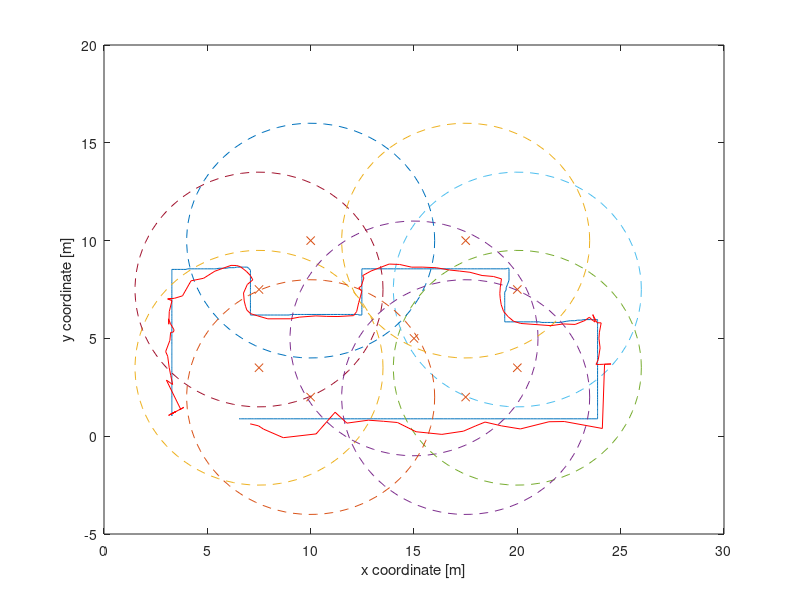

MATLAB code to generate this figure:
%%%%%%%%%%%%%%%%%%%%%%%%%%%%%%%%%%%%%%%%%%%%%%%%%%%%
%EKF tracking 2D with P model and RSSI measurements%
%%%%%%%%%%%%%%%%%%%%%%%%%%%%%%%%%%%%%%%%%%%%%%%%%%%%
clear all;
close all;
clc;
%% load the trajectory
%file = load('trajectory.mat');
%file = load('hard2.mat');
file = load('easy2.mat');
X = file.X;

N = size(X,1);

%% define the positions of the sensors
radius = 6;% this is how far the sensor can work 
s = [7.5,3.5;   ...
     15,5;      ...
     20,3.5;    ...
     20,7.5;    ...
     7.5,7.5;   ...
     10,10;     ...
     10,2;      ...
     17.5,10;   ...
     17.5,2;    ...
    ];

% define polling query of sensors
dt = 5;
% number of sensors
p = size(s,1);
% dimension of the states : 2D motion x,y
n = 2;


%% plot the trajectory and sensors position
figure;
plot(X(:,1),X(:,2));
hold on;
plot(s(:,1),s(:,2), 'x');
t = linspace(0,2*pi);
for j=1:size(s,1)
    plot(radius*cos(t)+s(j,1),radius*sin(t)+s(j,2),'--');
end



%% define the matrix of motion equation
F = [1,0 ; 0,1]; % brownian motion

%% process covariance
Ex = eye(n);%*accel_noise_mag;

%% output covariance : each sensor has its own uncertainty and it's uncorrelated with the others
Ez = eye(p)*0.1;

%ATTENZIONE : 
%y = awgn(x,snr);
%variance = 10^(-snr/10);
%noise = sqrt(variance)*randn(size(x));

%% Initialization
x_hat = X(1,:)';
P = Ex;
prediction = x_hat';
%% parameters of the measurement model (taken from Peerapong et.Al)
Pd_0 = 3.0; % RSSI value at 1m [dBm]
R_0  = 1.0; % reference or breakpoint distance [m] 
l = 3.0;    % path loss exponent

%% Kalman filter

%% Simulate noised measurements
distances = zeros(size(s,1),N);
noised_distances = zeros(size(s,1),N);
for t=1:N
     for k=1:size(s,1)
         distances(k,t) = sqrt((X(t,1)-s(k,1)).^2 + (X(t,2)-s(k,2)).^2);
         radio_power(k,t) = Pd_0 - 5*l*log10(distances(k,t));
         if distances(k,t) > radius
             distances(k,t) = 0;
             noised_radio_power(k,t) = 0;
         else
             noised_distances(k,t) = awgn(distances(k,t),10);
             %noised_radio_power(k,t) = radio_power(k,t) + sqrt(1)*randn(1); %Pd_0 - 5*l*log10(distances(k,t)) - power_noise;
             noised_radio_power(k,t) = awgn(radio_power(k,t),10);
             %noised_radio_power(k,t) = radio_power(k,t) + sqrt(1)*randn(1); %Pd_0 - 5*l*log10(distances(k,t)) - power_noise;
             %noised_radio_power(k,t) = Pd_0 - 5*l*log10(noised_distances(k,t));

         end
         
     end
end

%% output covariance : each sensor has its own uncertainty and it's uncorrelated with the others
%Ez = eye(p) * 10^4.565; % (from Perong et.Al)


number_est = 1;
dist_max = 0;
for t=1:dt:N

    z = noised_distances(:,t);
    z = noised_radio_power(:,t);
    h = zeros(size(s,1),1);
    for k=1:size(s,1)
        if z(k) ~=0
            h(k) = sqrt((x_hat(1) - s(k,1)).^2 + (x_hat(2) - s(k,2)).^2);
            h(k) = Pd_0 - 5*l*log10(h(k));
        end
    end
    
    %% building H matrix
    H = [];
    active_sensors = 0;
    for i=1:size(z,1)
        if z(i) ~= 0 % si linearizza e si calcola nella predizione precedente
            %dh_dx = (x_hat(1)-s(i,1))/sqrt((x_hat(1)-s(i,1))^2 + (x_hat(2)-s(i,2))^2);
            %dh_dy = (x_hat(2)-s(i,2))/sqrt((x_hat(1)-s(i,1))^2 + (x_hat(2)-s(i,2))^2);
            
            dh_dx = -5*l*2*(x_hat(1)-s(i,1)) / (log(10)*((x_hat(1)-s(i,1))^2 + (x_hat(2)-s(i,2))^2));
            dh_dy = -5*l*2*(x_hat(2)-s(i,2)) / (log(10)*((x_hat(1)-s(i,1))^2 + (x_hat(2)-s(i,2))^2));
            
            H = [H;  dh_dx dh_dy];
            active_sensors = active_sensors + 1;
        else
            H = [H; 0 0];
        end
    end
    if active_sensors<2
        disp('Attenzione sensori rilevati inferiori a 2');
    end
    %% prediction step
    
    % project the state ahead
    x_hat = F * x_hat;
    % project the covariance ahead
    P_hat = F*P*F' + Ex;
    
    %% correction step

    % compute the kalman gain
    K = P_hat*H' * inv(H*P_hat*H' + Ez); 
    
    % update the state estimate with measurement z(t)
    x_hat = x_hat + K*(z-h);
    % update the error covariance
    P = (eye(2)-K*H)*P_hat;
    
    prediction = [prediction; x_hat'];
    
    
    %% compute distance error 
    
    x_err(number_est) = X(t,1) - x_hat(1);
    y_err(number_est) = X(t,2) - x_hat(2);
    
    dist(number_est) = sqrt(x_err(number_est).^2 + y_err(number_est).^2);
    
    if dist(number_est) > dist_max
        dist_max = dist(number_est);
        pos_dist_max = number_est;
    end
    
    number_est = number_est+1;
    
end

dist_err = sum(dist) / number_est;
RMSE_x = sqrt(sum(x_err.^2)/number_est);
RMSE_y = sqrt(sum(y_err.^2)/number_est);
RMSE_net = sqrt(RMSE_x.^2 + RMSE_y.^2);


disp(['Distance Error  Avg: ',num2str(dist_err)]);
disp(['Distance Error Max : ',num2str(dist_max)]);
disp(['RMSE_x : ',num2str(RMSE_x)]);
disp(['RMSE_y : ',num2str(RMSE_y)]);
disp(['RMSE_net : ',num2str(RMSE_net)]);

plot(prediction(:,1),prediction(:,2),'Color','Red');
xlabel('x coordinate [m]');
ylabel('y coordinate [m]');


